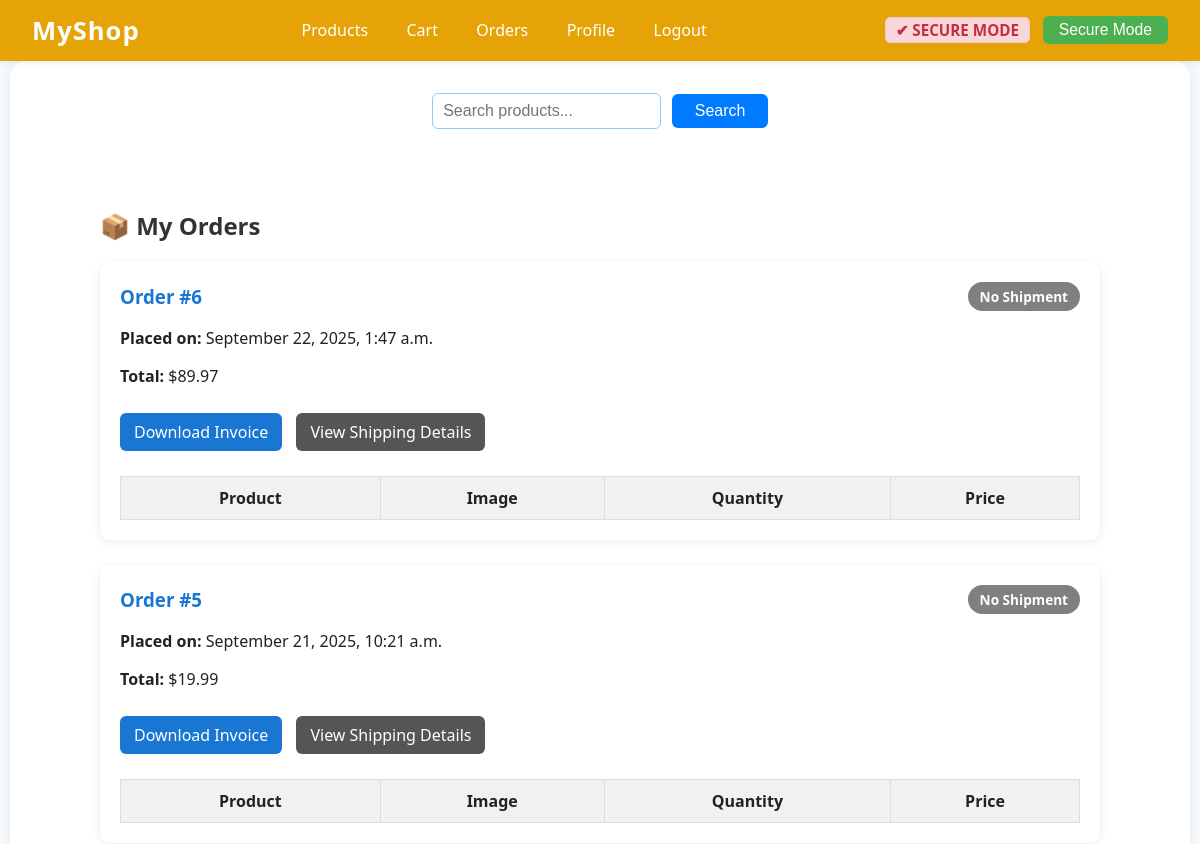
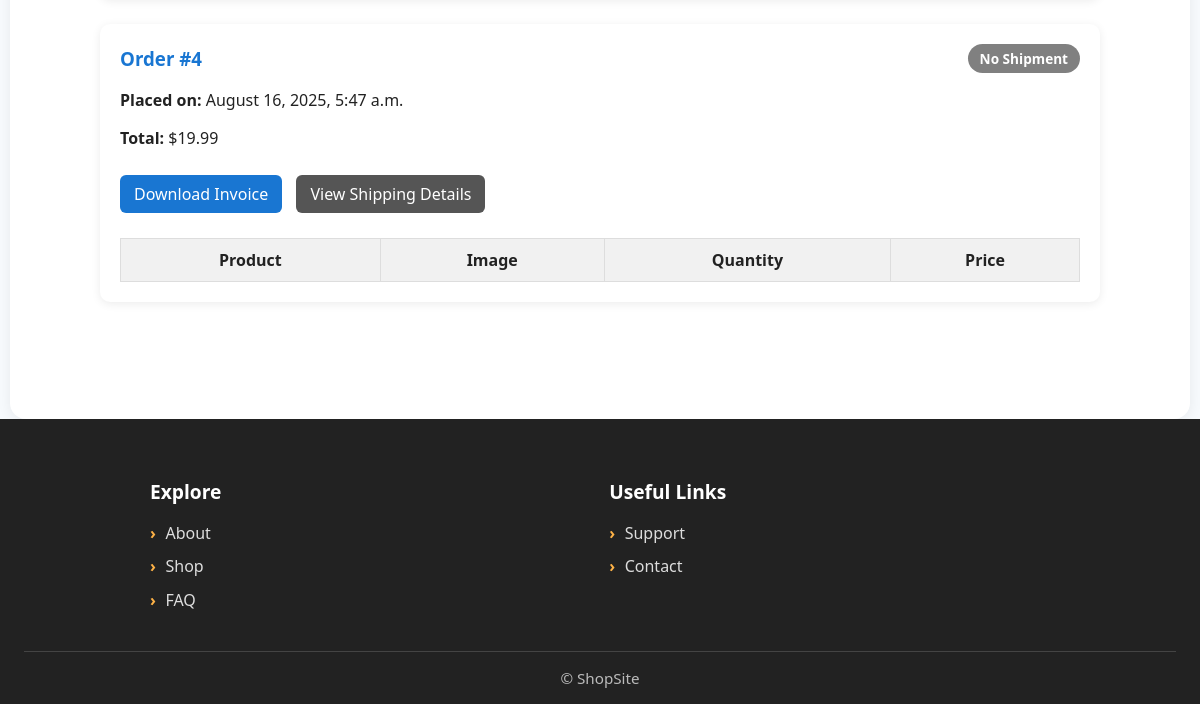
/orders/my-orders/ (signed in), run on an earlier commit of the app's database (2 pictures, top to bottom).
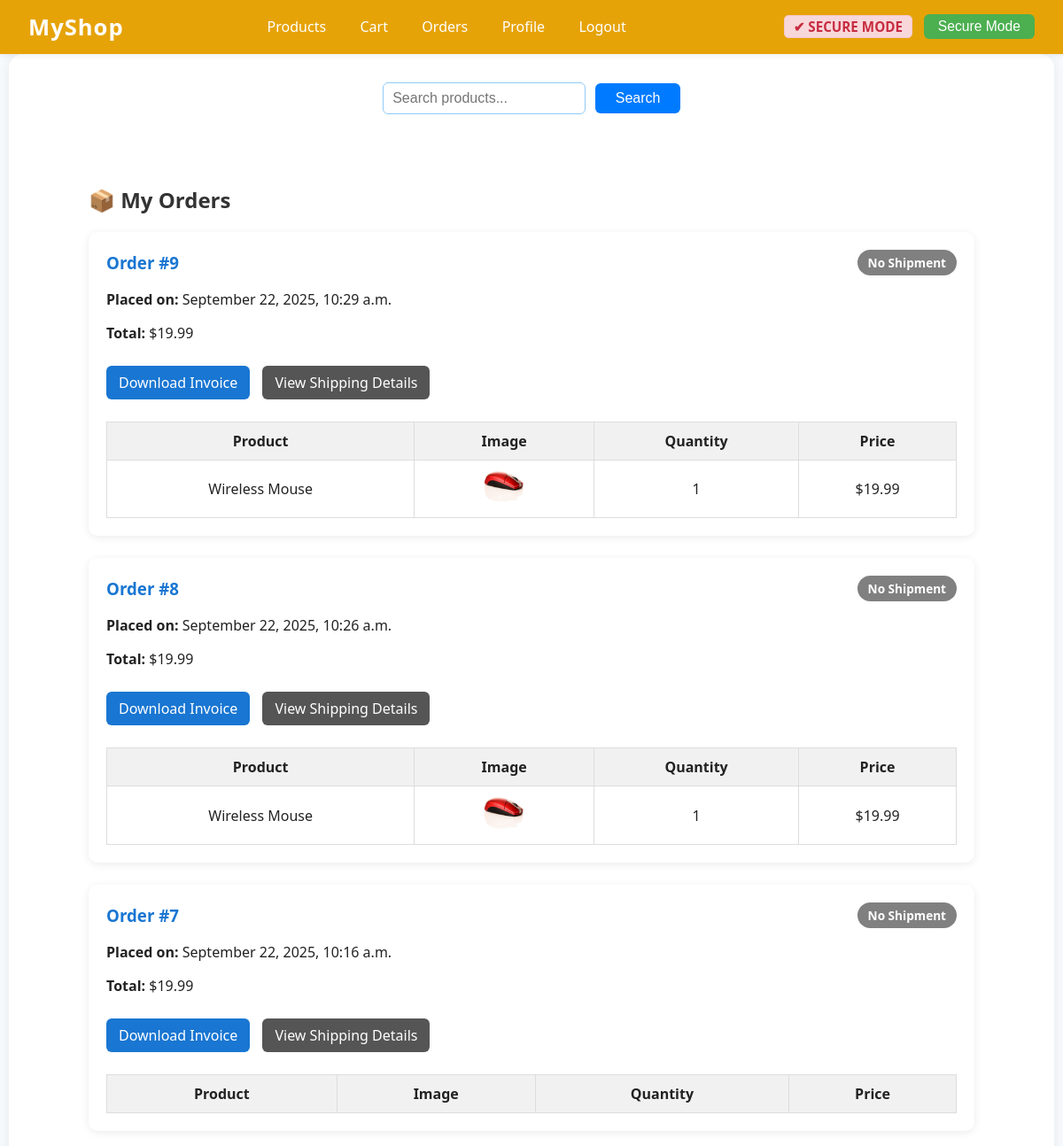
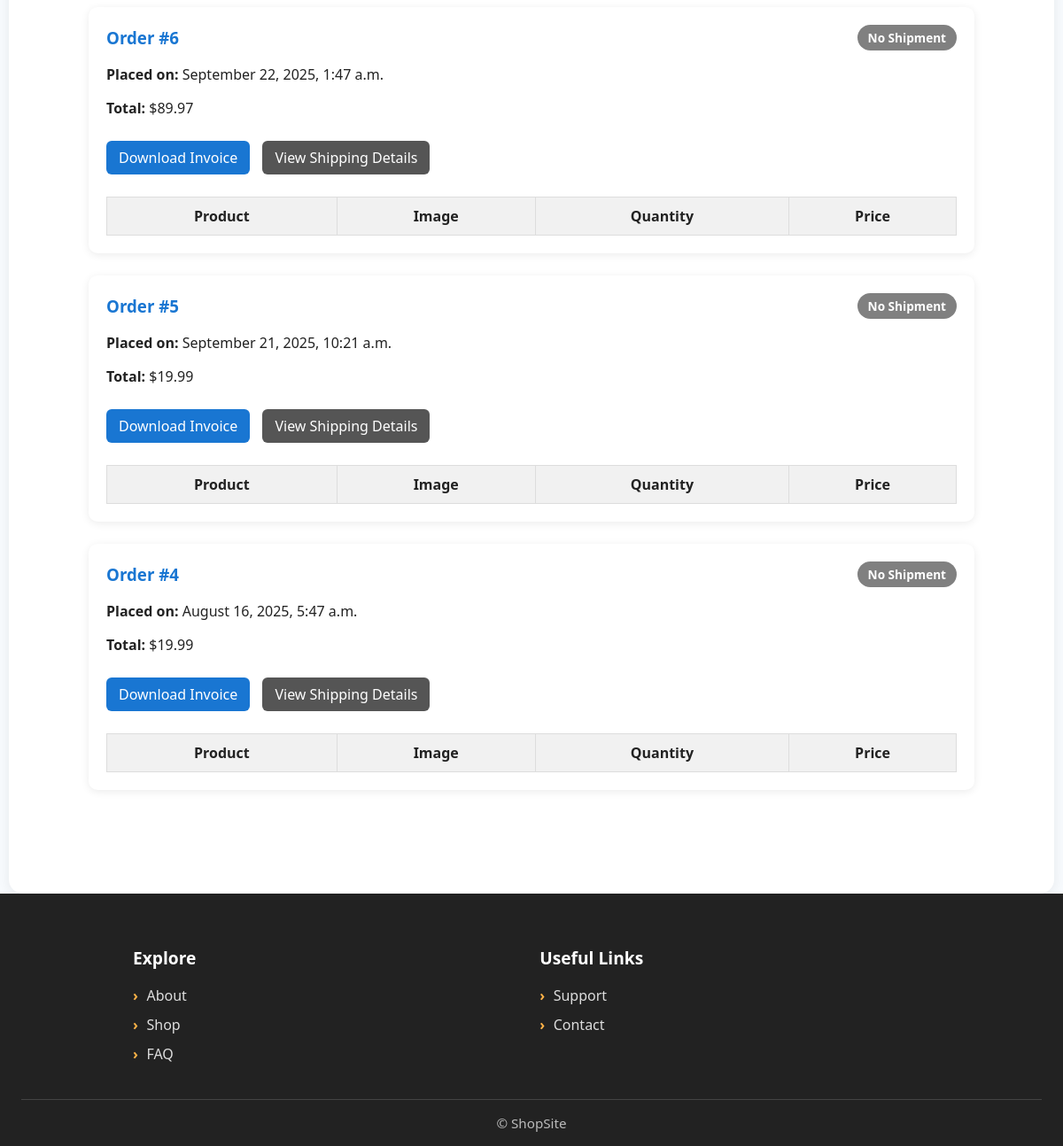
And on a later commit of the database (2 pictures, top to bottom).
### orders/models.py (models this page shows, shortened)
class Order(models.Model):
    user = models.ForeignKey(User, null=True, blank=True, on_delete=models.SET_NULL)
    total = models.DecimalField(max_digits=10, decimal_places=2)
    created_at = models.DateTimeField(auto_now_add=True)
    updated_at = models.DateTimeField(auto_now=True)

class OrderItem(models.Model):
    order = models.ForeignKey(Order, related_name="items", on_delete=models.CASCADE)
    product = models.ForeignKey(Product, on_delete=models.CASCADE)
    quantity = models.PositiveIntegerField(default=1)
    price = models.DecimalField(max_digits=10, decimal_places=2)
    added_at = models.DateTimeField(default=timezone.now)

### products/models.py (models this page shows, shortened)
class Product(models.Model):
    category = models.ForeignKey(Category, related_name='products', on_delete=models.CASCADE)
    name = models.CharField(max_length=255)
    slug = models.SlugField(unique=True)
    description = models.TextField(blank=True)
    price = models.DecimalField(max_digits=10, decimal_places=2)
    image = models.ImageField(upload_to='products/', blank=True, null=True)
    stock = models.PositiveIntegerField(default=10) # New field for stock quantity

### orders/views.py (the view)
# urls.py: path("my-orders/", views.my_orders, name="my_orders"),
@login_required
def my_orders(request):
    orders = (
        Order.objects.filter(user=request.user)
        .prefetch_related(
            "items__product",
            Prefetch("shipment", queryset=Shipment.objects.all())
        )
        .order_by("-created_at")
    )
    return render(request, "orders/my_orders.html", {"orders": orders})

### core/context_processors.py (called while the page is built)
def simulation_mode(request):
    mode = request.session.get('sim_mode')
    if not mode:
        mode = getattr(settings, "SIMULATION_MODE", "secure")
        request.session['sim_mode'] = mode
    return {"simulation_mode": mode}  # consistent with JS base.html

### orders/templates/orders/my_orders.html (shortened to what this page needs)
{% extends "base.html" %}
{% load static %}
{% block extra_css %}
<link rel="stylesheet" href="{% static 'css/my_orders.css' %}">
{% endblock %}
{% block content %}
<div class="my-orders-container">
  <h2>📦 My Orders</h2>
  {% if orders %}
    {% for order in orders %}
      <div class="order-card">
        <div class="order-header">
          <h3>Order #{{ order.id }}</h3>
          {% if order.shipment.first %}
            <span class="status {{ order.shipment.first.status|lower }}">
              {{ order.shipment.first.status }}
            </span>
          {% else %}
            <span class="status other">No Shipment</span>
          {% endif %}
        </div>
        <p><strong>Placed on:</strong> {{ order.created_at|date:"F j, Y, g:i a" }}</p>
        <p><strong>Total:</strong> ${{ order.total }}</p>
        <p class="order-actions">
          <a href="{% url 'orders:download_invoice' order.id %}" class="btn">Download Invoice</a>
          <a href="{% url 'shipping:shipping_details' order.id %}" class="btn-secondary">View Shipping Details</a>
        </p>
        <table class="order-table">
          <thead>
            <tr>
              <th>Product</th>
              <th>Image</th>
              <th>Quantity</th>
              <th>Price</th>
            </tr>
          </thead>
          <tbody>
          {% for item in order.items.all %}
            <tr>
              <td>{{ item.product.name }}</td>
              <td>
                {% if item.product.image %}
                  <img src="{{ item.product.image.url }}" alt="{{ item.product.name }}" class="product-image">
                {% else %}
                  <span>No image</span>
                {% endif %}
              </td>
              <td>{{ item.quantity }}</td>
              <td>${{ item.price }}</td>
            </tr>
          {% endfor %}
          </tbody>
        </table>
      </div>
    {% endfor %}
  {% else %}
    <p>You haven’t placed any orders yet.</p>
  {% endif %}
</div>
{% endblock %}

### templates/base.html (shortened to what this page needs)
{% load static %}
<!DOCTYPE html>
<html lang="en">
<head>
 <link rel="stylesheet" href="{% static 'css/styles.css' %}">
 <link rel="stylesheet" href="{% static 'css/main.css' %}">
 <link rel="stylesheet" href="{% static 'css/login.css' %}">
 {% block extra_css %}{% endblock %}
</head>
<body>
 <nav class="navbar">
   <div class="logo">
     <a href="{% url 'home' %}">MyShop</a>
   </div>
   <div class="nav-links">
    {% if user.is_authenticated %}
        <a href="{% url 'products:product_list' %}">Products</a>
        <a href="{% url 'cart:cart_view' %}">Cart</a>
        <a href="{% url 'orders:my_orders' %}">Orders</a>
        <a href="{% url 'accounts:profile' %}">Profile</a>
        <a href="{% url 'accounts:logout' %}">Logout</a>
    {% else %}
        <a href="{% url 'accounts:login' %}">Login</a>
        <a href="{% url 'accounts:register' %}">Register</a>
    {% endif %}
</div>
   <div class="toggle-panel">
     <span id="vuln-label" class="vuln-label"></span>
     <button id="toggle-mode-btn" class="toggle-btn"></button>
   </div>
 </nav>
 <div class="container">
   {% if user.is_authenticated %}
   <form method="get" action="{% url 'products:product_search' %}" class="fixed-search-form">
     <input type="text" name="q" placeholder="Search products..." required class="fixed-search-input">
     <button type="submit" class="fixed-search-button">Search</button>
   </form>
   {% endif %}
   {% block content %}{% endblock %}
 </div>
 <footer class="main-footer">
   <div class="footer-container">
     <div class="footer-column">
       <h3>Explore</h3>
       <ul>
         <li><a href="#about"><span>›</span> About</a></li>
         <li><a href="{% url 'products:product_list' %}"><span>›</span> Shop</a></li>
         <li><a href="#"><span>›</span> FAQ</a></li>
       </ul>
     </div>
     <div class="footer-column">
       <h3>Useful Links</h3>
       <ul>
         <li><a href="#"><span>›</span> Support</a></li>
         <li><a href="mailto:support@myshop.com"><span>›</span> Contact</a></li>
       </ul>
     </div>
   </div>
   <div class="footer-bottom">
     © {{ now|date:'Y' }} ShopSite
   </div>
 </footer>
</body>
</html>

### static/css/styles.css (style rules this page uses)
body { margin: 0; padding: 0; font-family: 'Segoe UI', Arial, sans-serif; background: #f7fafd; color: #222; }
.navbar { background-color: #e6a308; color: white; display: flex; align-items: center; justify-content: space-between; padding: 0.8rem 2rem; box-shadow: 0 2px 6px rgba(0,0,0,0.07); position: relative; }
.logo a { font-size: 1.6rem; font-weight: 700; color: white; text-decoration: none; letter-spacing: 1px; transition: color 0.2s; }
.nav-links { display: flex; gap: 1.2rem; }
.nav-links a { color: white; text-decoration: none; font-weight: 500; padding: 0.25rem 0.6rem; border-radius: 4px; transition: background 0.2s, color 0.2s; }
.toggle-panel { margin-left: 1rem; display: flex; align-items: center; gap: 0.8rem; }
.vuln-label { background: #f8d7da; color: #c72c41; font-weight: bold; font-size: 0.95rem; padding: 2px 10px; border-radius: 5px; border: 1px solid #f5c6cb; }
.toggle-btn { background: #007BFF; color: white; border: none; padding: 5px 16px; border-radius: 6px; cursor: pointer; font-weight: 500; font-size: 0.98rem; transition: background-color 0.2s; }
.container { max-width: 1100px; margin: 0 auto; padding: 2rem 2.5rem; background: #fff; min-height: 80vh; border-radius: 16px; box-shadow: 0 2px 14px rgba(0,0,0,0.07); }
.fixed-search-form { display: flex; justify-content: center; align-items: center; gap: 0.7rem; }
.fixed-search-input { border: 1.2px solid #90caf9; border-radius: 6px; font-size: 1rem; padding: 0.5rem 10px; outline: none; transition: border-color 0.3s; }
.fixed-search-button { background: #007BFF; color: white; font-weight: 500; border: none; padding: 0.5rem 1.4rem; border-radius: 6px; cursor: pointer; font-size: 1rem; transition: background 0.3s; }
.main-footer { background-color: #222; color: #ddd; padding: 2.5rem 1.5rem 1rem 1.5rem; font-family: 'Segoe UI', Tahoma, Geneva, Verdana, sans-serif; }
.footer-container { display: flex; justify-content: center; gap: 4rem; max-width: 900px; margin: 0 auto 1.8rem auto; flex-wrap: wrap; }
.footer-column { min-width: 160px; flex-grow: 1; }
.footer-column h3 { color: #fff; font-weight: 700; margin-bottom: 1.1rem; font-size: 1.2rem; }
.footer-column ul { list-style: none; padding: 0; margin: 0; }
.footer-column ul li { margin-bottom: 0.7rem; }
.footer-column ul li a { color: #ddd; text-decoration: none; font-weight: 500; font-size: 1rem; transition: color 0.3s ease; display: inline-flex; align-items: center; }
.footer-column ul li a span { margin-right: 0.6rem; font-weight: 700; color: #ffb347; }
.footer-bottom { text-align: center; font-size: 0.95rem; color: #bbb; border-top: 1px solid #444; padding-top: 1rem; user-select: none; }

### static/css/my_orders.css (style rules this page uses)
.my-orders-container { max-width: 1000px; margin: 40px auto; padding: 20px; }
h2 { margin-bottom: 20px; color: #333; }
.order-card { background: #fff; padding: 20px; margin-bottom: 25px; border-radius: 10px; box-shadow: 0 2px 10px rgba(0,0,0,0.08); }
.order-header { display: flex; justify-content: space-between; align-items: center; }
.order-header h3 { margin: 0; color: #1976d2; }
.status { padding: 5px 12px; border-radius: 20px; font-size: 0.85rem; font-weight: bold; color: white; }
.status.other { background-color: gray; }
.btn { display: inline-block; padding: 8px 14px; margin: 10px 0; background: #1976d2; color: white; text-decoration: none; border-radius: 6px; transition: background 0.3s ease; }
.order-table { width: 100%; border-collapse: collapse; margin-top: 15px; }
.order-table th, .order-table td { border: 1px solid #ddd; padding: 10px; text-align: center; }
.order-table th { background: #f1f1f1; font-weight: bold; }
.product-image { width: 60px; height: auto; border-radius: 6px; }
.order-actions { margin: 15px 0; }
.btn { display: inline-block; padding: 8px 14px; margin-right: 10px; background: #1976d2; color: white; text-decoration: none; border-radius: 6px; transition: background 0.3s ease; }
.btn-secondary { display: inline-block; padding: 8px 14px; background: #555; color: white; text-decoration: none; border-radius: 6px; transition: background 0.3s ease; }

What changed in the data, as far as the page shows it:
added Order: id "9", shows "No Shipment", created_at "September 22, 2025, 10:29 a.m.", total "19.99"
added OrderItem: product.name "Wireless Mouse", product.image (picture), quantity "1", price "19.99", shown under "9"
added Order: id "8", shows "No Shipment", created_at "September 22, 2025, 10:26 a.m.", total "19.99"
added OrderItem: product.name "Wireless Mouse", product.image (picture), quantity "1", price "19.99", shown under "8"
added Order: id "7", shows "No Shipment", created_at "September 22, 2025, 10:16 a.m.", total "19.99"
